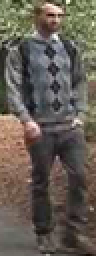
#> input picture LOMO/data/000_45_a.bmp, 48 x 128 px (shown 2 times larger)
$ python -i lomo.py   (imports and definitions only)
#> lines starting #> are read from the running program, lines starting #| are printed output that depends on the picture
'''
lomo函数主要是用于将一组图像数据集images的特征提取出来
值得注意的一点是opencv的储存是brg，matlab中的储存是rgb
'''
import numpy as np
import cv2


# import retinex


class lomo():
    def __init__(self, images, numScales=3, blockSize=10, blockStep=5, hsvBins=None, tau=0.3, R=None, numPoints=4):
        if R is None:
            R = np.array([3, 5])
        if hsvBins is None:
            hsvBins = np.array([8, 8, 8])
        self.images = images
        self.numScales = numScales
        self.blockSize = blockSize
        self.blockStep = blockStep
        self.hsvBins = hsvBins
        self.tau = tau
        self.R = R
        self.numPoints = numPoints

    def lomo(self):
        fea1 = self.PyramidMaxJointHist(self.images, self.numScales, self.blockSize, self.blockStep, self.hsvBins)
        fea2 = []
        for i in range(len(self.R)):
            fea2 = [[fea2], [
                self.PyramidMaxSILTPHist(self.images, self.numScales, self.blockSize, self.blockStep, self.tau,
                                         self.R[i], self.numPoints)]]
        descriptors = [[fea1], [fea2]]
        return descriptors

    def PyramidMaxJointHist(self, ori_imgs, numScales=3, blockSize=10, blockStep=5, colorBins=None):
        if colorBins is None:
            colorBins = np.array([8, 8, 8])
        totalBins = np.prod(colorBins)
        numImgs = ori_imgs.shape[3]
        images = np.zeros(ori_imgs.shape)
        for i in range(numImgs):
            I = ori_imgs[:, :, :, i]
            # I = retinex(I)
            #I = cv2.cvtColor(I, cv2.COLOR_BGR2HSV)
            I[:, :, 0] = np.minimum(np.floor(I[:, :, 0] * colorBins[0]), colorBins[0] - 1)
            I[:, :, 1] = np.minimum(np.floor(I[:, :, 1] * colorBins[1]), colorBins[1] - 1)
            I[:, :, 2] = np.minimum(np.floor(I[:, :, 2] * colorBins[2]), colorBins[2] - 1)
            images[:, :, :, i] = I
        minRow = 0
        minCol = 0
        descriptors = []
        for i in range(numScales):
            patterns = images[:, :, 2, :] * colorBins[1] * colorBins[0] + images[:, :, 1, :] * colorBins[
                0] + images[:, :, 0, :]
            patterns = np.reshape(patterns, (int(np.size(patterns) / numImgs),numImgs))
            height = np.size(patterns, 0)
            width = np.size(patterns, 1)
            maxRow = height - blockSize + 1
            maxCol = width - blockSize + 1
            [cols, rows] = np.meshgrid(np.arange(minCol, maxCol + 1, blockStep),
                                       np.arange(minRow, maxRow + 1, blockStep))
            cols = cols[:]
            rows = rows[:]
            numBlocks = len(cols)
            numBlocksCol = len(np.arange(minCol, maxCol + 1, blockStep))
            if numBlocks == 0:
                break
            offset = np.transpose(np.arange(0, blockSize)) + np.dot(np.arange(0, blockSize), height)
            index = np.ravel_multi_index((rows, cols), (height, width), order="F")
            index = np.transpose(offset) + index
            patches = patterns[index[:], :]
            patches = np.reshape(patches, (np.size(patches) / (numBlocks * numImgs), numBlocks * numImgs))
            fea = np.histogram(patches, np.arange(0, totalBins))
            fea = np.reshape(fea, (totalBins, numBlocks / numBlocksCol, numBlocksCol, numImgs))
            fea = np.max(fea, axis=2)
            fea = np.reshape(fea, (np.size(fea) / numImgs, numImgs))
            descriptors = [[descriptors], [fea]]
            if i < numScales:
                images = self.ColorPooling(images, 'average')
        descriptors = np.log(descriptors + 1)
        descriptors = np.normc(descriptors)
        return descriptors

    # [124 lines left out: functions ColorPooling, PyramidMaxSILTPHist, SILIP, not called in this run]

>>> import cv2
>>> picture = cv2.imread('data/000_45_a.bmp', cv2.IMREAD_GRAYSCALE)
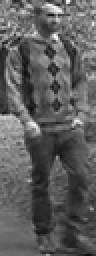
#> picture: shape (128, 48) (shown 2 times larger); min 13, max 252, mean 93.7
>>> result = lomo(picture).lomo()
#> (the run stopped early here; a loop or call above may not have finished)

$ run again, on LOMO/data/000_45_b.bmp
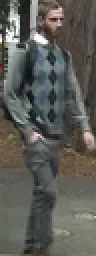
#> input picture LOMO/data/000_45_b.bmp, 48 x 128 px (shown 2 times larger)
#> `picture = cv2.imread('data/000_45_a.bmp', cv2.IMREAD_GRAYSCALE)`:
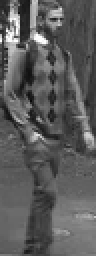
#> picture: shape (128, 48) (shown 2 times larger); min 8, max 255, mean 91.6
